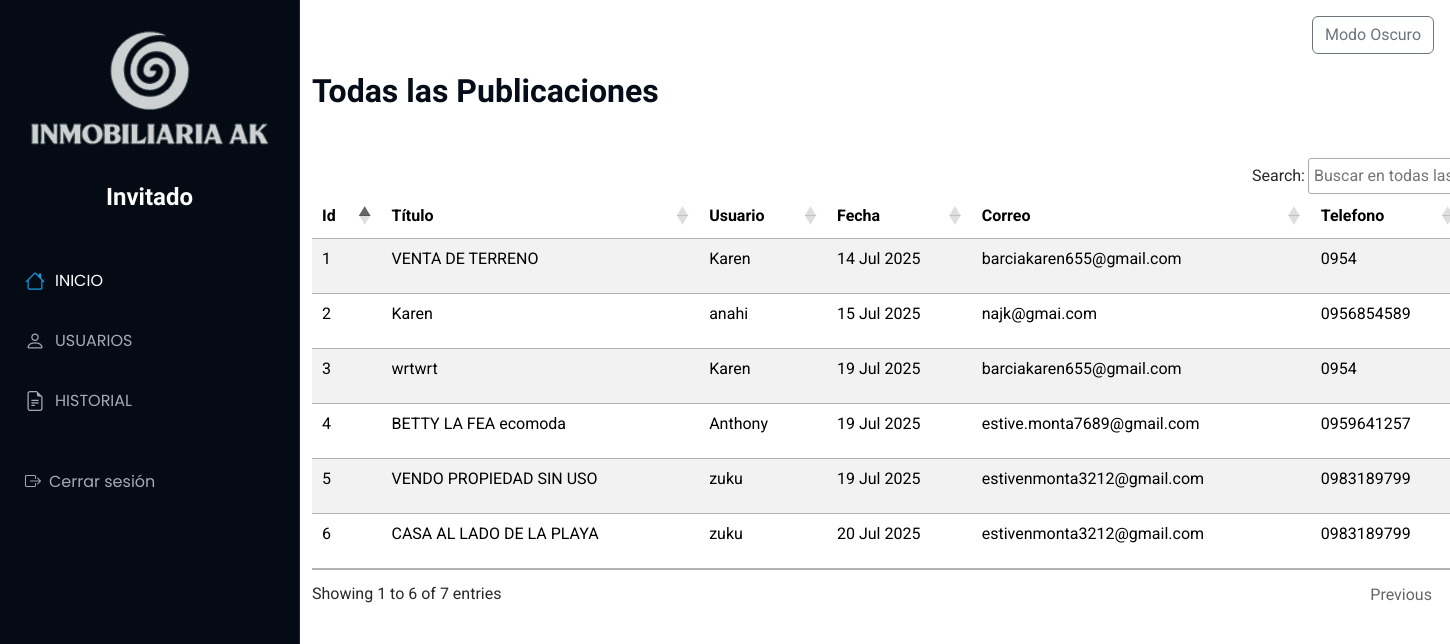
The app's page /Administrador/admiin (signed in) with its own data.
### Aplicaciones/Publicaciones/models.py (models this page shows)
class Propiedad(models.Model):
    id_propiedad = models.AutoField(primary_key=True)
    titulo = models.CharField(max_length=200)
    imagen = models.FileField(upload_to='propiedades/')
    descripcion = models.TextField()
    precio = models.DecimalField(max_digits=12, decimal_places=2)
    ubicacion=models.CharField(max_length=200,null=True,blank=True)
    usuario = models.ForeignKey(Usuario, on_delete=models.CASCADE)
    latitud = models.DecimalField(max_digits=9, decimal_places=7)
    longitud = models.DecimalField(max_digits=10, decimal_places=7)
    estado = models.CharField(max_length=50)
    fecha_publicacion = models.DateTimeField(auto_now_add=True)
    fecha_actualizacion = models.DateTimeField(auto_now=True,null=True,blank=True)

### Aplicaciones/Usuario/models.py (models this page shows)
class Usuario(models.Model):
    usuario = models.CharField(max_length=150, unique=True)
    contrasena = models.CharField(max_length=128)
    correo = models.EmailField(unique=True,null=True, blank=True)
    telefono = models.CharField(null=True, blank=True)
    fecha_registro = models.DateTimeField(auto_now_add=True,null=True, blank=True)
    telegram_id = models.CharField(max_length=50, null=True, blank=True)

### Aplicaciones/Administrador/views.py (the view)
# urls.py: path('admiin', views.admiin, name='admiin'),
def admiin(request):
    if 'admin_id' not in request.session:
        return redirect('iniciosesion')
    propiedades = Propiedad.objects.select_related('usuario').all()
    return render(request, 'admiin.html', {'propiedades': propiedades})

### Aplicaciones/Administrador/templates/admiin.html (shortened to what this page needs)
{% extends 'admin.html' %}
{% load static %}
{% block body %}
<main class="container mt-4"><br><br>
    <h2 class="mb-4"><b>Todas las Publicaciones</b></h2><br>
    <table class="table table-striped" id="admipubli">
      <thead>
        <tr>
          <th>Id</th>
          <th>Título</th>
          <th>Usuario</th>
          <th>Fecha</th>
          <th>Correo</th>
          <th>Telefono</th>
        </tr>
      </thead>
      <tbody>
        {% for propiedad in propiedades %}
        <tr>
          <td>{{ forloop.counter }}</td>
          <td>{{ propiedad.titulo }}</td>
          <td>{{ propiedad.usuario.usuario }}</td>
          <td>{{ propiedad.fecha_publicacion|date:"d M Y" }}</td>
          <td>{{ propiedad.usuario.correo }}</td>
          <td>{{ propiedad.usuario.telefono }}</td>
        </tr>
        {% endfor %}
      </tbody>
    </table>
</main>
{% endblock %}

### tiendamue/static/plantilla/Port/assets/css/main.css (style rules this page uses)
:root { --default-font: "Roboto", system-ui, -apple-system, "Segoe UI", Roboto, "Helvetica Neue", Arial, "Noto Sans", "Liberation Sans", sans-serif, "Apple Color Emoji", "Segoe UI Emoji", "Segoe UI Symbol", "Noto Color Emoji"; --heading-font: "Raleway", sans-serif; --nav-font: "Poppins", sans-serif; }
:root { --background-color: #ffffff; --default-color: #272829; --heading-color: #050d18; --accent-color: #149ddd; --surface-color: #ffffff; --contrast-color: #ffffff; }
:root { --nav-color: #a8a9b4; --nav-hover-color: #ffffff; --nav-mobile-background-color: #040b14; --nav-dropdown-background-color: #040b14; --nav-dropdown-color: #a8a9b4; --nav-dropdown-hover-color: #ffffff; }
:root { scroll-behavior: smooth; }
body { color: var(--default-color); background-color: var(--background-color); font-family: var(--default-font); }
h1, h2, h3, h4, h5, h6 { color: var(--heading-color); font-family: var(--heading-font); }
@media (min-width: 1200px) { .header~main, .header~#footer { margin-left: 300px; } }

### records on screen
Propiedad: titulo "VENTA DE TERRENO", usuario.usuario "Karen", fecha_publicacion "14 Jul 2025", usuario.correo "barciakaren655@gmail.com", usuario.telefono "0954"
Propiedad: titulo "Karen", usuario.usuario "anahi", fecha_publicacion "15 Jul 2025", usuario.correo "najk@gmai.com", usuario.telefono "0956854589"
Propiedad: titulo "wrtwrt", usuario.usuario "Karen", fecha_publicacion "19 Jul 2025", usuario.correo "barciakaren655@gmail.com", usuario.telefono "0954"
Propiedad: titulo "BETTY LA FEA ecomoda", usuario.usuario "Anthony", fecha_publicacion "19 Jul 2025", usuario.correo "estive.monta7689@gmail.com", usuario.telefono "0959641257"
Propiedad: titulo "VENDO PROPIEDAD SIN USO", usuario.usuario "zuku", fecha_publicacion "19 Jul 2025", usuario.correo "estivenmonta3212@gmail.com", usuario.telefono "0983189799"
Propiedad: titulo "CASA AL LADO DE LA PLAYA", usuario.usuario "zuku", fecha_publicacion "20 Jul 2025", usuario.correo "estivenmonta3212@gmail.com", usuario.telefono "0983189799"
